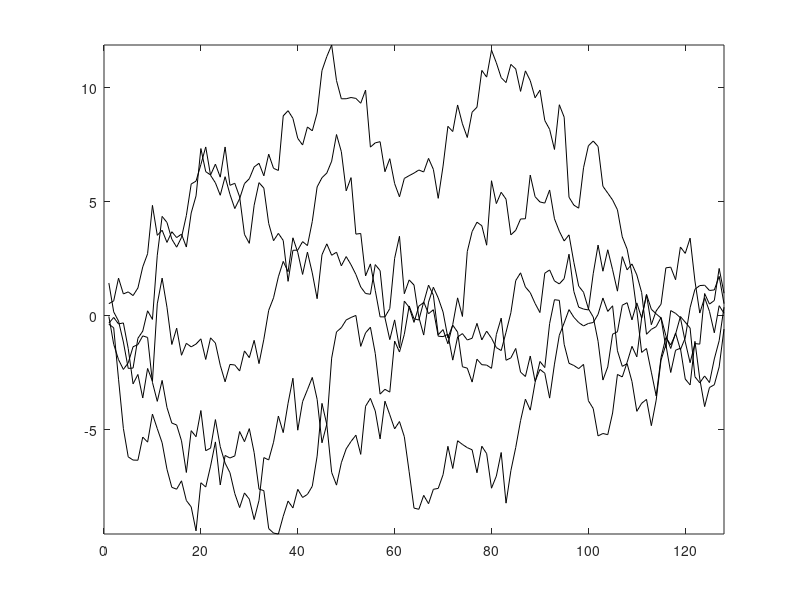
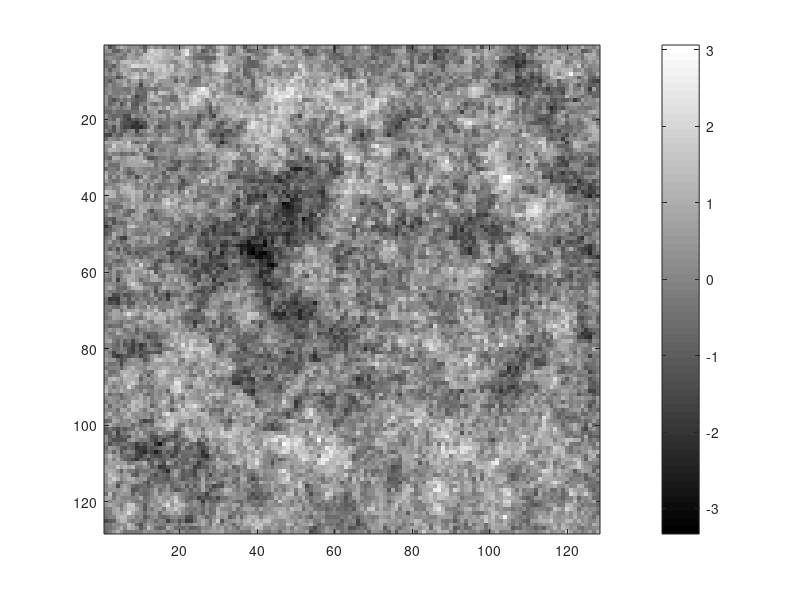

The MATLAB source for these figures, in order:
% 
% This m-file implements sampling from a Gaussian Markov random field in
% both one- and two-dimensions, with precision matrix given by the discrete
% negative-Laplacian with zero boundary conditions. Several plots in Ch 4
% were generated using this code and the methodology is described in Ch 5.
% 
% written by John Bardsley 2016.
%
clear all, close all
% 1D case
% Build the L matrix corresponding to forward or backward difference
%     -x(i-1)-x(i+1)+2*x(i)
%      x(0) = x(n+1) = 0
n       = 128;
one_vec = ones(n,1);
L1D     = spdiags([-one_vec 2*one_vec -one_vec],[-1 0 1],n,n);
R       = chol(L1D);
v       = randn(n,5);
samps   = R\v;
figure(1)
  plot(samps,'k')
  axis([0 128 min(samps(:)) max(samps(:))])

%  2D case
%  Build the L matrix corresponding to the neighborhood relationship
%     -x(i-1,j)-x(i+1,j)-x(i,j-1)-x(i,j+1)+4*x(i) 
%      x(0,j) = x(n+1,j) = x(i,0) = x(i,n+1) = 0
I    = speye(n,n);
L2D  = kron(I,L1D)+kron(L1D,I);
v    = randn(n^2,1);
R    = chol(L2D);
samp = R\v;
figure(2)
  imagesc(reshape(samp,n,n)), colorbar, colormap(gray)

  